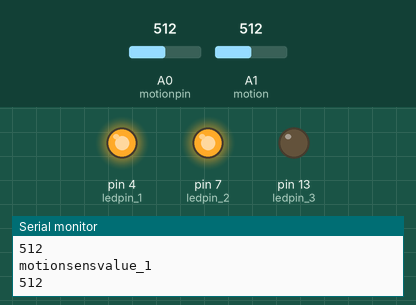
This sketch was run on a simulated Arduino Uno, built with avr-gcc and run on an emulated ATmega328P. Shown: output pins drawn as LEDs (lit = HIGH), the last lines printed to the serial monitor. Inputs (shaded band) come from the test bench; at power-on: A0 (motionpin) = 512, A1 (motion) = 512.

Above: at 1.2 s.
1.3 s: A0 (motionpin) set to 208
4.3 s: A0 (motionpin) set to 189
At 5.5 s:
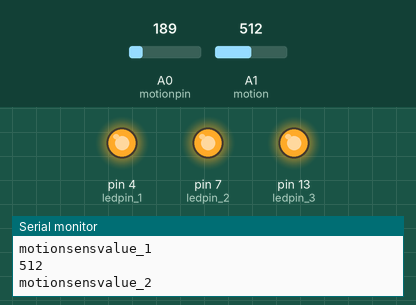
5.8 s: A1 (motion) set to 216
7.5 s: A1 (motion) set to 190
At 9.5 s:
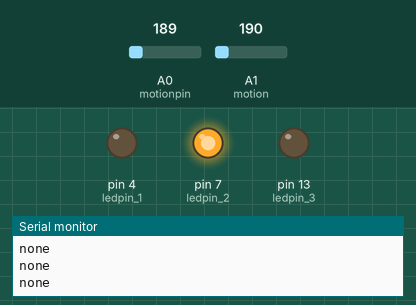
9.8 s: A1 (motion) set to 210
At 10.8 s:
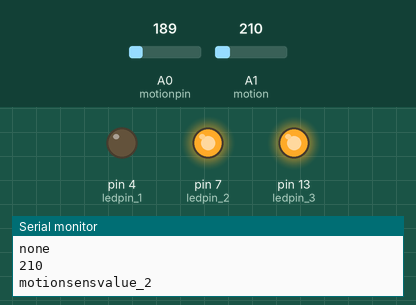
11.3 s: A1 (motion) set to 122
At 12.3 s:
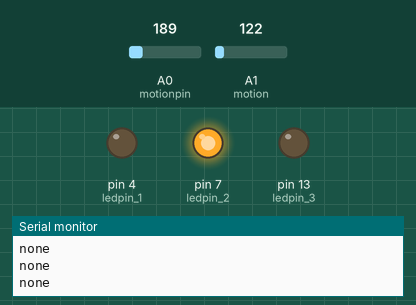
Timing chart, 0 to 14.3 s (numbered marks = the images above; inputs shaded):
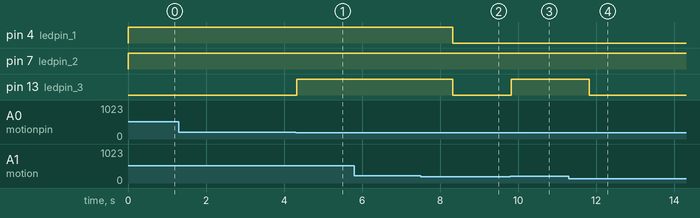

The sketch:

Passage_Lighting_System_PIR_Motion_Sensor.ino
```cpp
const int motionpin=A0;
const int motion=A1;
const int ledpin_1=4;
const int ledpin_2=7;
const int ledpin_3=13;
int motionsensvalue_1=0;
int motionsensvalue_2=0;
void setup() {
// put your setup code here, to run once:
Serial.begin(9600);
pinMode(ledpin_1, OUTPUT);
pinMode(ledpin_2, OUTPUT);
pinMode(ledpin_3, OUTPUT);
pinMode(motionpin,INPUT);
pinMode(motion,INPUT);
}

void loop() {
// put your main code here, to run repeatedly:
motionsensvalue_1=analogRead(motionpin); // reads analog data from motion sensor
motionsensvalue_2=analogRead(motion); // reads analog data from motion sensor

  if (motionsensvalue_1>=200){
    Serial.println(motionsensvalue_1);
    Serial.println("motionsensvalue_1");
    digitalWrite(ledpin_2,HIGH);
    digitalWrite(ledpin_1,HIGH);
  }
  else if (motionsensvalue_2>=200){
    Serial.println(motionsensvalue_2);
    Serial.println("motionsensvalue_2");
    digitalWrite(ledpin_2,HIGH);
    digitalWrite(ledpin_3,HIGH);
    delay(2000);

  }
  else {
    Serial.println("none");
    digitalWrite(ledpin_2,HIGH);
    digitalWrite(ledpin_1,LOW); //turns led off led and buzzer
    digitalWrite(ledpin_3,LOW);
  }
}
```

Measured:
- the behaviour switches between 200 and 199 on A0 (motionpin) (found by bisection; images 0 and 1)
- the behaviour switches between 200 and 199 on A1 (motion) (found by bisection; images 1 and 2)
- after the input at 4.3 s, pin 13 (ledpin_3): LOW → HIGH at once
- after the input at 7.5 s, pin 4 (ledpin_1), pin 13 (ledpin_3): HIGH → LOW after 0.83 s
- after the input at 9.8 s, pin 13 (ledpin_3): LOW → HIGH at once
- after the input at 11.3 s, pin 13 (ledpin_3): HIGH → LOW after 0.53 s
